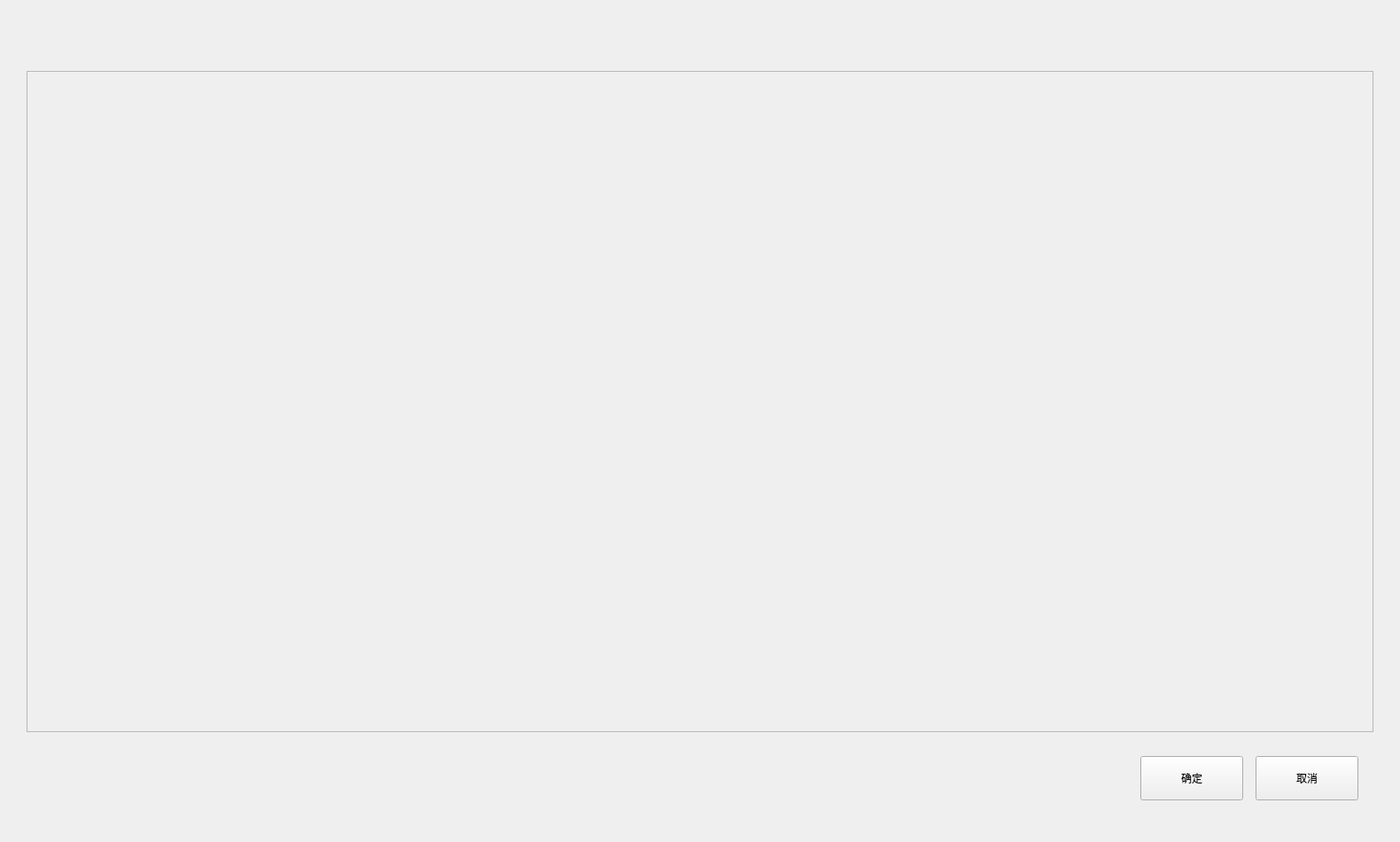
<?xml version="1.0" encoding="UTF-8"?>
<ui version="4.0">
 <class>BackupOrderAddAssayDlg</class>
 <widget class="BaseDlg" name="BackupOrderAddAssayDlg">
  <property name="geometry">
   <rect>
    <x>0</x>
    <y>0</y>
    <width>1580</width>
    <height>950</height>
   </rect>
  </property>
  <property name="windowTitle">
   <string notr="true">BackupOrderAddAssayDlg</string>
  </property>
  <widget class="QPushButton" name="save_btn">
   <property name="geometry">
    <rect>
     <x>1287</x>
     <y>853</y>
     <width>116</width>
     <height>50</height>
    </rect>
   </property>
   <property name="text">
    <string>确定</string>
   </property>
   <property name="buttons" stdset="0">
    <string notr="true">btn_dlg</string>
   </property>
  </widget>
  <widget class="QPushButton" name="quit_btn">
   <property name="geometry">
    <rect>
     <x>1417</x>
     <y>853</y>
     <width>116</width>
     <height>50</height>
    </rect>
   </property>
   <property name="text">
    <string>取消</string>
   </property>
   <property name="buttons" stdset="0">
    <string notr="true">btn_dlg</string>
   </property>
  </widget>
  <widget class="QAssayCardPage" name="container" native="true">
   <property name="geometry">
    <rect>
     <x>33</x>
     <y>78</y>
     <width>1514</width>
     <height>740</height>
    </rect>
   </property>
   <property name="styleSheet">
    <string notr="true"/>
   </property>
  </widget>
  <widget class="QFrame" name="line_h">
   <property name="geometry">
    <rect>
     <x>30</x>
     <y>80</y>
     <width>1520</width>
     <height>1</height>
    </rect>
   </property>
   <property name="frameShape">
    <enum>QFrame::StyledPanel</enum>
   </property>
   <property name="frameShadow">
    <enum>QFrame::Raised</enum>
   </property>
   <property name="lines" stdset="0">
    <string>solid</string>
   </property>
  </widget>
  <widget class="QFrame" name="line_v">
   <property name="geometry">
    <rect>
     <x>30</x>
     <y>80</y>
     <width>1</width>
     <height>746</height>
    </rect>
   </property>
   <property name="frameShape">
    <enum>QFrame::StyledPanel</enum>
   </property>
   <property name="frameShadow">
    <enum>QFrame::Raised</enum>
   </property>
   <property name="lines" stdset="0">
    <string>solid</string>
   </property>
  </widget>
  <widget class="QFrame" name="line_v_2">
   <property name="geometry">
    <rect>
     <x>1549</x>
     <y>80</y>
     <width>1</width>
     <height>746</height>
    </rect>
   </property>
   <property name="frameShape">
    <enum>QFrame::StyledPanel</enum>
   </property>
   <property name="frameShadow">
    <enum>QFrame::Raised</enum>
   </property>
   <property name="lines" stdset="0">
    <string>solid</string>
   </property>
  </widget>
  <widget class="QFrame" name="line_h_2">
   <property name="geometry">
    <rect>
     <x>30</x>
     <y>825</y>
     <width>1520</width>
     <height>1</height>
    </rect>
   </property>
   <property name="frameShape">
    <enum>QFrame::StyledPanel</enum>
   </property>
   <property name="frameShadow">
    <enum>QFrame::Raised</enum>
   </property>
   <property name="lines" stdset="0">
    <string>solid</string>
   </property>
  </widget>
  <zorder>save_btn</zorder>
  <zorder>quit_btn</zorder>
  <zorder>container</zorder>
  <zorder>line_v</zorder>
  <zorder>line_h</zorder>
  <zorder>line_v_2</zorder>
  <zorder>line_h_2</zorder>
 </widget>
 <customwidgets>
  <customwidget>
   <class>QAssayCardPage</class>
   <extends>QWidget</extends>
   <header>shared/QButtonView.h</header>
   <container>1</container>
  </customwidget>
  <customwidget>
   <class>BaseDlg</class>
   <extends>QWidget</extends>
   <header>shared/basedlg.h</header>
   <container>1</container>
  </customwidget>
 </customwidgets>
 <resources/>
 <connections>
  <connection>
   <sender>quit_btn</sender>
   <signal>clicked()</signal>
   <receiver>BackupOrderAddAssayDlg</receiver>
   <slot>close()</slot>
   <hints>
    <hint type="sourcelabel">
     <x>534</x>
     <y>272</y>
    </hint>
    <hint type="destinationlabel">
     <x>508</x>
     <y>233</y>
    </hint>
   </hints>
  </connection>
  <connection>
   <sender>save_btn</sender>
   <signal>clicked()</signal>
   <receiver>BackupOrderAddAssayDlg</receiver>
   <slot>close()</slot>
   <hints>
    <hint type="sourcelabel">
     <x>412</x>
     <y>264</y>
    </hint>
    <hint type="destinationlabel">
     <x>358</x>
     <y>208</y>
    </hint>
   </hints>
  </connection>
 </connections>
</ui>
